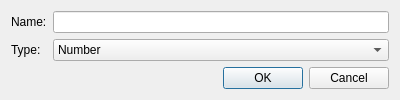
<?xml version="1.0" encoding="UTF-8"?>
<ui version="4.0">
 <class>ScratchNewVariableDialog</class>
 <widget class="QDialog" name="ScratchNewVariableDialog">
  <property name="geometry">
   <rect>
    <x>0</x>
    <y>0</y>
    <width>400</width>
    <height>95</height>
   </rect>
  </property>
  <property name="windowTitle">
   <string>Dialog</string>
  </property>
  <layout class="QGridLayout" name="gridLayout">
   <item row="0" column="0">
    <layout class="QFormLayout" name="formLayout">
     <item row="0" column="0">
      <widget class="QLabel" name="label">
       <property name="text">
        <string>Name:</string>
       </property>
      </widget>
     </item>
     <item row="0" column="1">
      <widget class="QLineEdit" name="name"/>
     </item>
     <item row="1" column="1">
      <widget class="QComboBox" name="type">
       <item>
        <property name="text">
         <string>Number</string>
        </property>
       </item>
       <item>
        <property name="text">
         <string>Condition</string>
        </property>
       </item>
      </widget>
     </item>
     <item row="1" column="0">
      <widget class="QLabel" name="label_2">
       <property name="text">
        <string>Type:</string>
       </property>
      </widget>
     </item>
    </layout>
   </item>
   <item row="1" column="0">
    <widget class="QDialogButtonBox" name="buttonBox">
     <property name="orientation">
      <enum>Qt::Horizontal</enum>
     </property>
     <property name="standardButtons">
      <set>QDialogButtonBox::Cancel|QDialogButtonBox::Ok</set>
     </property>
    </widget>
   </item>
  </layout>
 </widget>
 <resources/>
 <connections>
  <connection>
   <sender>buttonBox</sender>
   <signal>accepted()</signal>
   <receiver>ScratchNewVariableDialog</receiver>
   <slot>accept()</slot>
   <hints>
    <hint type="sourcelabel">
     <x>248</x>
     <y>254</y>
    </hint>
    <hint type="destinationlabel">
     <x>157</x>
     <y>274</y>
    </hint>
   </hints>
  </connection>
  <connection>
   <sender>buttonBox</sender>
   <signal>rejected()</signal>
   <receiver>ScratchNewVariableDialog</receiver>
   <slot>reject()</slot>
   <hints>
    <hint type="sourcelabel">
     <x>316</x>
     <y>260</y>
    </hint>
    <hint type="destinationlabel">
     <x>286</x>
     <y>274</y>
    </hint>
   </hints>
  </connection>
 </connections>
</ui>
